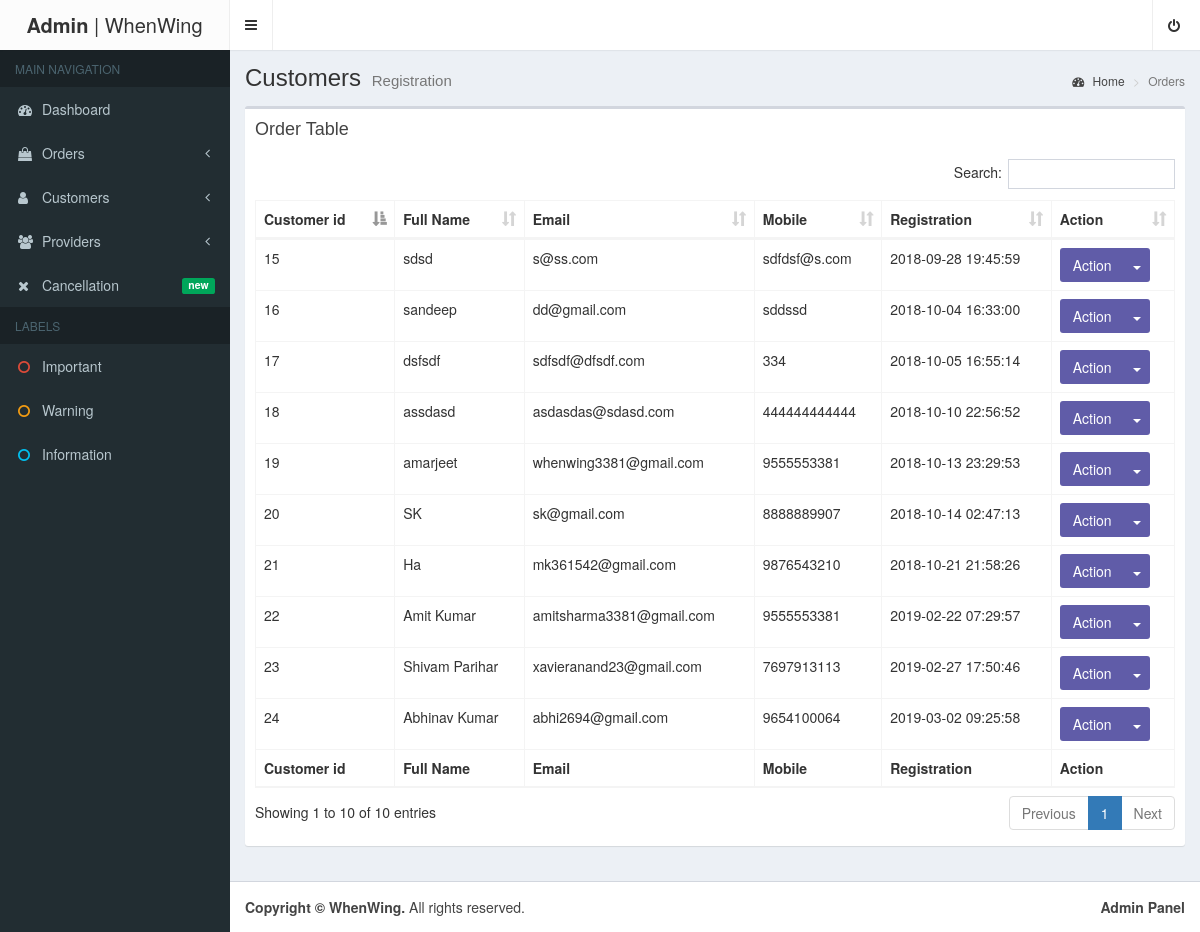
/ww-admin/resources/pages/view-customers.php, run on the app's committed database.
### tables this page shows
CREATE TABLE `ww_customers` (
  `id` bigint(20) NOT NULL,
  `fullname` varchar(100) NOT NULL,
  `email` varchar(100) NOT NULL,
  `mobile` varchar(15) NOT NULL,
  `cust_hash` varchar(32) NOT NULL,
  `cust_password` varchar(256) NOT NULL,
  `reg_date` datetime DEFAULT NULL,
  `active_status` tinyint(1) NOT NULL DEFAULT '0'
);

### ww-admin/includes/connect.inc.php (called while the page is built, shortened)
<?php
class DB{
    private $conn;
    private $stmt;
    public function __construct() {
        $this->host = 'localhost';
        $this->user = 'whenwing_admin';
        $this->password = '{cpy.}T4(@HG';
	$this->dbName = 'whenwing';
        $pdo = "mysql:host=" . $this->host . ";dbname=" . $this->dbName;
        $options = array(
            PDO::ATTR_PERSISTENT => false,
            PDO::ATTR_ERRMODE => PDO::ERRMODE_EXCEPTION,
        );
        try {
            $this->conn = new PDO($pdo, $this->user, $this->password, $options);
        }
         catch (PDOException $e) {
            $this->error = $e->getMessage();
        }
    }
    public function query($query){
        $this->stmt = $this->conn->prepare($query);
    }
    public function execute(){
        return $this->stmt->execute();
    }
    public function resultset(){
        $this->execute();
        return $this->stmt->fetchAll(PDO::FETCH_ASSOC);
    }
    public function terminate(){
        $this->conn = null;
    }
}

### ww-admin/handlers/formhandle/customers/show-customers.php (the view, shortened to what this page needs)
<?php
switch ($post_get_v2) {
    default: $where_cond = '1';
}
$db = new DB();
$db->query('SELECT `id`, `fullname`, `email`, `mobile`, `reg_date` FROM `ww_customers` WHERE'.$where_cond);
$exeRes = $db->resultset();
if ($exeRes) {
    foreach ($exeRes as $value) {
        echo '<tr>
                <td>'.$value['id'].'</td>
                <td>'.$value['fullname'].'</td>
                <td>'.$value['email'].'</td>
                <td>'.$value['mobile'].'</td>
                <td>'.$value['reg_date'].'</td>
                <td><div class="btn-group">
                <button type="button" class="btn bg-purple">Action</button>
                <button type="button" class="btn bg-purple dropdown-toggle" data-toggle="dropdown">
                  <span class="caret"></span>
                  <span class="sr-only">Toggle Dropdown</span>
                </button>
                <ul class="dropdown-menu" role="menu">
                  <li><a href="#" class="block-customer">Block</a></li>
                  <li><a href="#" class="unblock-customer">Unblock</a></li>
                </ul>
              </div></td>
		    </tr>';
    }
}

### data on the page
ww_customers: id "18", fullname "assdasd", email "asdasdas@sdasd.com", mobile "444444444444", reg_date "2018-10-10 22:56:52"
ww_customers: id "17", fullname "dsfsdf", email "sdfsdf@dfsdf.com", mobile "334", reg_date "2018-10-05 16:55:14"
ww_customers: id "16", fullname "sandeep", email "dd@gmail.com", mobile "sddssd", reg_date "2018-10-04 16:33:00"
ww_customers: id "15", fullname "sdsd", email "s@ss.com", mobile "sdfdsf@s.com", reg_date "2018-09-28 19:45:59"
ww_customers: id "19", fullname "amarjeet", email "whenwing3381@gmail.com", mobile "9555553381", reg_date "2018-10-13 23:29:53"
ww_customers: id "20", fullname "SK", email "sk@gmail.com", mobile "8888889907", reg_date "2018-10-14 02:47:13"
ww_customers: id "21", fullname "Ha", email "mk361542@gmail.com", mobile "9876543210", reg_date "2018-10-21 21:58:26"
ww_customers: id "22", fullname "Amit Kumar", email "amitsharma3381@gmail.com", mobile "9555553381", reg_date "2019-02-22 07:29:57"
ww_customers: id "23", fullname "Shivam Parihar", email "xavieranand23@gmail.com", mobile "7697913113", reg_date "2019-02-27 17:50:46"
ww_customers: id "24", fullname "Abhinav Kumar", email "abhi2694@gmail.com", mobile "9654100064", reg_date "2019-03-02 09:25:58"
